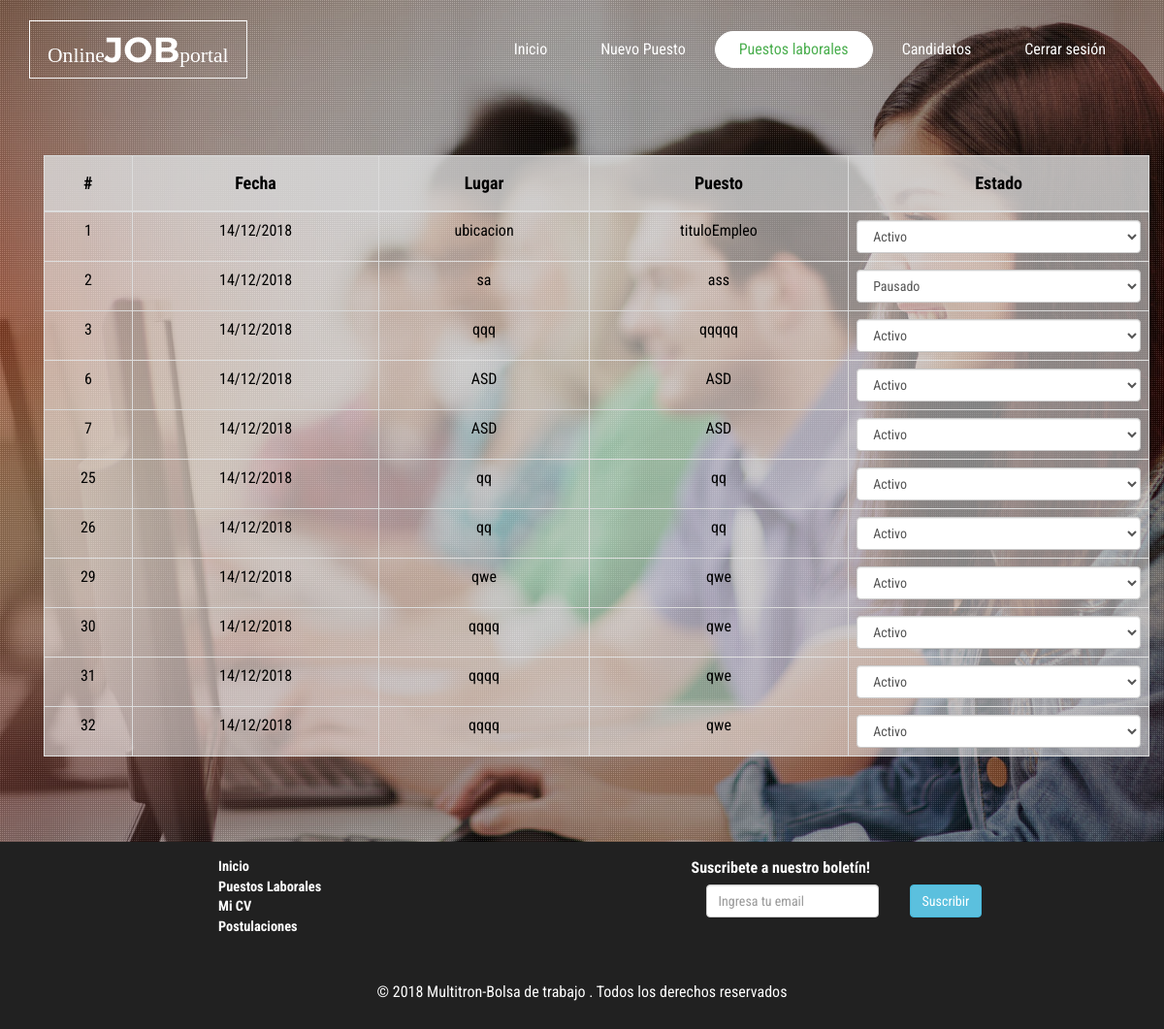
The page /user/jobprovider/puestos_laborales.php on the database its author committed.
### tables this page shows
CREATE TABLE `empleo` (
  `id_empleo` int(11) NOT NULL,
  `titulo` varchar(100) NOT NULL,
  `ubicacion` varchar(100) NOT NULL,
  `descripcion` varchar(500) NOT NULL,
  `estado` int(11) NOT NULL DEFAULT '1',
  `fecha` datetime NOT NULL DEFAULT CURRENT_TIMESTAMP,
  `c_php` int(11) NOT NULL,
  `c_java` int(11) NOT NULL,
  `c_python` int(11) NOT NULL,
  `c_ofimatica` int(11) NOT NULL,
  `c_angular` int(11) NOT NULL,
  `c_laravel` int(11) NOT NULL,
  `c_net` int(11) NOT NULL,
  `c_sql` int(11) NOT NULL
);

### user/jobprovider/puestos_laborales.php (the view, shortened to what this page needs)
<html>
<!DOCTYPE html>
<html lang="en">
<head>
<link href="css/bootstrap.css" rel="stylesheet" type="text/css" media="all" />
<link rel="stylesheet" href="css/style.css" type="text/css" media="all" />
<link href="css/font-awesome.css" rel="stylesheet">
<link rel="stylesheet" href="css/flexslider.css" type="text/css" media="screen" />
    <link href="../../util/jGrowl/jquery.jgrowl.css" rel="stylesheet" media="screen">
</head>
<?php
$con=conectar();
?>
<body>
	<div class="banner-top">
		<div class="slider">
			<div class="callbacks_container">
				<ul class="rslides callbacks callbacks1" id="slider4">
					<li>
						<div class="w3layouts-banner-top jarallax">
							<div class="agileinfo-dot">
								<div class="container" style="color: #fff;">
                                    <br><br><br><br><br>
                                            <br><br>
                                    <div class="container">
                                        <div class="table-responsive">
                                            <table class="table table-bordered" style="color: #000; background-color: rgba(255, 255, 255, .5)">
                                                <tr style="background-color: rgba(211,211,211, .6)">
                                                    <th style="text-align: center"><h4><b>#</b></h4></th>
                                                    <th style="text-align: center"><h4><b>Fecha</b></h4></th>
                                                    <th style="text-align: center"><h4><b>Lugar</b></h4></th>
                                                    <th style="text-align: center"><h4><b>Puesto</b></h4></th>
                                                    <th style="text-align: center"><h4><b>Estado</b></h4></th>
                                                </tr>
                                                <tbody>
                                                <?php
                                                $queryJobs = "SELECT * FROM `empleo`";
                                                $stmtJobs = mysqli_query($con,$queryJobs);
                                                while($row = mysqli_fetch_array($stmtJobs)) {
                                                    ?>
                                                    <tr>
                                                        <td align="center"><?php echo $row['id_empleo'];?></td>
                                                        <td align="center">14/12/2018</td>
                                                        <td align="center"><?php echo $row['ubicacion']; ?></td>
                                                        <td align="center"><?php echo $row['titulo']; ?></td>
                                                        <td align="center">
                                                            <select class="form-control" onchange="changeState(this.value, <?php echo $row['id_empleo']; ?>, <?php echo "'".$row['titulo']."'"; ?>)">
                                                                <option value="1"<?php if ($row['estado'] == 1) echo ' selected="selected"'; ?>>Activo</option>
                                                                <option value="2"<?php if ($row['estado'] == 2) echo ' selected="selected"'; ?>>Pausado</option>
                                                            </select>
                                                        </td>
                                                    </tr>
                                                    <?php
                                                }
                                                ?>
                                                </tbody>
                                            </table>
                                        </div>
                                    </div>
                                    <br><br><br>
								</div>
							</div>
						</div>
					</li>
				</ul>
			</div>
		</div>
	</div>
	<div class="banner">
		<div class="header">
			<div class="container">
				<nav class="navbar navbar-default">
					<div class="navbar-header">
                        <div class="w3layouts-logo">
                            <h1><a href="index.html"> <span>Online</span>Job<span>portal</span></a></h1>
                        </div>
                    </div>
					<div class="collapse navbar-collapse nav-wil" id="bs-example-navbar-collapse-1">
						<nav>
							<ul class="nav navbar-nav navbar-right">
                                <li ><a href="index.php">Inicio</a></li>
                                <li><a href="jobs.php">Nuevo Puesto</a></li>
                                <li class="active"><a href="puestos_laborales.php">Puestos laborales</a></li>
                                <li><a href="candidatos.php">Candidatos</a></li>
                                <li><a href="../../logout.php" >Cerrar sesión</a></li>
                            </ul>
						</nav>
					</div>
				</nav>
			</div>
		</div>
	</div>
    <footer>
        <div class="container">
            <div class="copyright">
                <div class="row">
                    <div class="col-sm-2"></div>
                    <div class="col-sm-3" style="align-items: left">
                        <p align="left"><b><a href="default.asp" target="_blank">Inicio</a></b></p>
                        <p><b><a href="default.asp" target="_blank">Puestos Laborales</a></b></p>
                        <p><b><a href="default.asp" target="_blank">Mi CV</a></b></p>
                        <p><b><a href="default.asp" target="_blank">Postulaciones</a></b></p>
                    </div>
                    <div class="col-sm-4 col-sm-offset-2">
                        <label style="color: #fff;">Suscribete a nuestro boletín!</label>
                        <div class="col-sm-7">
                            <input type="text" class="form-control" placeholder="Ingresa tu email" style="width: auto">
                        </div>
                        <div class="col-sm-5" style="align-items: left">
                            <button type="button" class="btn btn-info">Suscribir</button>
                        </div>
                    </div>
                </div>
                <br>
                <br>
            </div>
            <p align="center" style="color: #fff">© 2018 Multitron-Bolsa de trabajo . Todos los derechos reservados <a href="#"></a></p>
        </div>
    </footer>
</body>
</html>

### user/jobprovider/css/style.css (style rules this page uses)
body a { transition: 0.5s all; -webkit-transition: 0.5s all; -o-transition: 0.5s all; -moz-transition: 0.5s all; -ms-transition: 0.5s all; }
html, body { font-size: 100%; font-family: 'Roboto Condensed', sans-serif; }
body { background:#FFFFFF; }
.w3layouts-banner-top { background: url(../images/2.jpg) no-repeat 0px 0px; background-size: cover; }
.agileinfo-dot { background: url(../images/dott.png)repeat 0px 0px; background-size: 2px; -webkit-background-size: 2px; -moz-background-size: 2px; -o-background-size: 2px; -ms-background-size: 2px; }
.jarallax { position: relative; background-size: cover; background-repeat: no-repeat; background-position: 50% 50%; }
.banner { position: absolute; top: 0; z-index: 99; left: 0; width: 100%; }
.header { margin: 2em 0 0 0; }
.navbar-default { background: none; border: none; }
.navbar { margin-bottom: 0; }
.navbar-collapse { padding: 0; box-shadow: none; }
.w3layouts-logo h1 { margin:0; }
.w3layouts-logo h1 a { font-size: 1em; text-transform: uppercase; color: #FFFFFF; text-decoration: none; font-weight: 700; font-family: 'Montserrat', sans-serif; border: solid 1px #fff; padding: .2em .5em; }
.w3layouts-logo h1 a span { font-size: .6em; font-weight: 400; font-family: 'Crimson Text', serif; text-transform: initial; }
.navbar-nav { float: right; margin: 0; }
.navbar-default .navbar-nav > li > a { color: #fff; border: solid 1px rgba(255, 255, 255, 0); border-radius: 30px; -webkit-border-radius: 30px; -ms-border-radius: 30px; -o-border-radius: 30px; -moz-border-radius: 30px; }
.navbar-nav > li > a { font-size: 1em; padding: .5em 1.5em; margin-right: 5px; }
.navbar-default .navbar-nav > .active > a, .navbar-default .navbar-nav > .active > a:hover, .navbar-default .navbar-nav > .active > a:focus { color: #4CAF50; border: solid 1px #ffffff; border-radius: 30px; -webkit-border-radius: 30px; -ms-border-radius: 30px; -o-border-radius: 30px; -moz-border-radius: 30px; background: #ffffff; }
.callbacks_container { position: relative; float: left; width: 100%; }
.callbacks { position: relative; list-style: none; overflow: hidden; width: 100%; padding: 0; margin: 0; }
.callbacks li { position: absolute; width: 100%; }
.rslides { position: relative; list-style: none; overflow: hidden; width: 100%; padding: 0; }
.rslides li { -webkit-backface-visibility: hidden; position: absolute; display:none; width: 100%; left: 0; top: 0; }
.rslides li { position: relative; display: block; float: left; }
footer { background: #212121; padding:1em 0; }
.copyright p { text-align:center; color:#FFFFFF; margin:0; font-size:.9em; }
.copyright p a { color:#FFFFFF; text-decoration:none; }

### user/jobprovider/puestos_laborales.php (style rules this page uses)
.copyright p { text-align: left; color: #FFFFFF; margin: 0; font-size: .9em; }

### rows shown on the page
empleo: id_empleo "1", ubicacion "ubicacion", titulo "tituloEmpleo", estado+id_empleo+titulo "Activo"
empleo: id_empleo "2", ubicacion "sa", titulo "ass", estado+id_empleo+titulo "Pausado"
empleo: id_empleo "3", ubicacion "qqq", titulo "qqqqq", estado+id_empleo+titulo "Activo"
empleo: id_empleo "6", ubicacion "ASD", titulo "ASD", estado+id_empleo+titulo "Activo"
empleo: id_empleo "7", ubicacion "ASD", titulo "ASD", estado+id_empleo+titulo "Activo"
empleo: id_empleo "25", ubicacion "qq", titulo "qq", estado+id_empleo+titulo "Activo"
empleo: id_empleo "26", ubicacion "qq", titulo "qq", estado+id_empleo+titulo "Activo"
empleo: id_empleo "29", ubicacion "qwe", titulo "qwe", estado+id_empleo+titulo "Activo"
empleo: id_empleo "30", ubicacion "qqqq", titulo "qwe", estado+id_empleo+titulo "Activo"
empleo: id_empleo "31", ubicacion "qqqq", titulo "qwe", estado+id_empleo+titulo "Activo"
empleo: id_empleo "32", ubicacion "qqqq", titulo "qwe", estado+id_empleo+titulo "Activo"
